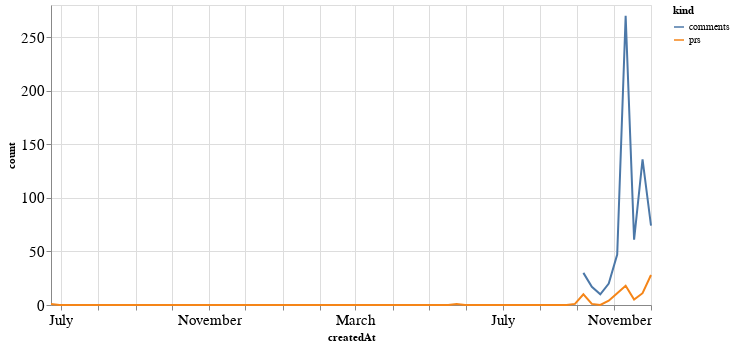

Notebook code for this chart:
### Code cell
alt.Chart(total_time, width=600).mark_line().encode(
    x='createdAt',
    y='count',
    color='kind'
)

### Figure 1 — Vega-Lite specification as saved in the notebook (floating-point values rounded to 4 significant figures; data arrays with more than 128 entries replaced by an {"elided": "..."} marker saying what was removed)
{"config": {"axisLeft": {"labelFontSize": 15}, "axisBottom": {"labelFontSize": 15}}, "data": {"name": "data-d14304498cd656862688bb987bc0b01a"}, "mark": "line", "encoding": {"color": {"type": "nominal", "field": "kind"}, "x": {"type": "temporal", "field": "createdAt"}, "y": {"type": "quantitative", "field": "count"}}, "width": 600, "$schema": "https://vega.github.io/schema/vega-lite/v4.8.1.json", "datasets": {"data-d14304498cd656862688bb987bc0b01a": {"elided": "144 records"}}}
